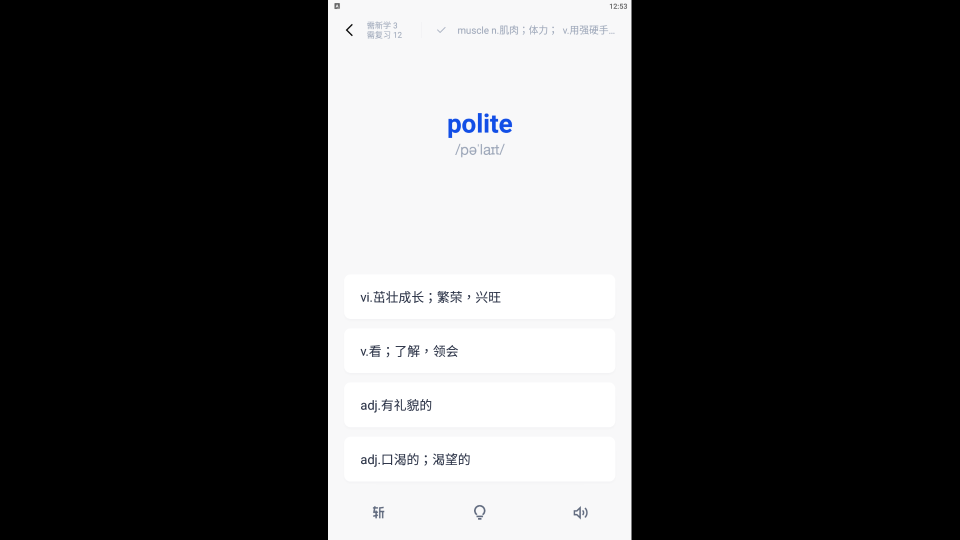
#> input picture testing_images/flashcard_without_pictures.jpg, 1920 x 1080 px (shown at 1/2 size)
$ python detect_rectangles.py
#> lines starting #> are read from the running program, lines starting #| are printed output that depends on the picture; after the words box and inside, x2 and y2 are one past the last pixel; in counts of white or black regions, pixels touching at a corner belong together
#> in main, img is the input picture: shape (1080, 1920, 3); mean B, G, R 78.6, 78.1, 78
import numpy as np
import cv2 as cv

# 設置Kernel
kernel = np.ones((5, 5), np.uint8)

# 设置putText函数字体
font = cv.FONT_HERSHEY_SIMPLEX


# 计算两边夹角额cos值


def angle_cos(p0, p1, p2):
    d1, d2 = (p0-p1).astype('float'), (p2-p1).astype('float')
    return abs(np.dot(d1, d2) / np.sqrt(np.dot(d1, d1)*np.dot(d2, d2)))


def find_squares(img):
    squares = []
    square_centers = []
    img = cv.GaussianBlur(img, (3, 3), 0)

    # img = canny.copy()

    gray = cv.cvtColor(img, cv.COLOR_BGR2GRAY)
    bin = cv.Canny(gray, 5, 10, apertureSize=3)
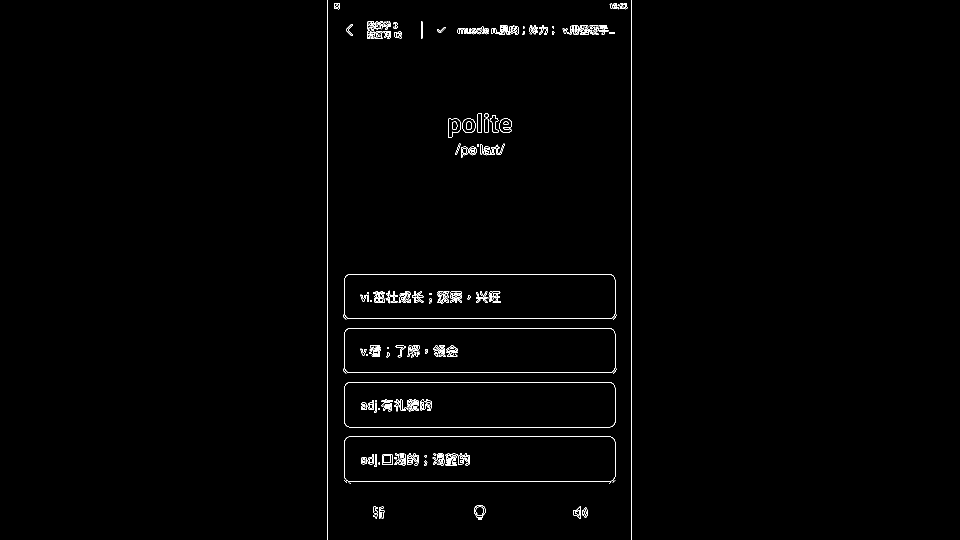
#> bin: shape (1080, 1920) (shown at 1/2 size); 0.83% white in thin lines or dots, all inside (x1, y1, x2, y2) = (655, 0, 1263, 1080)

    imgDialation = cv.dilate(bin, kernel, iterations=2)
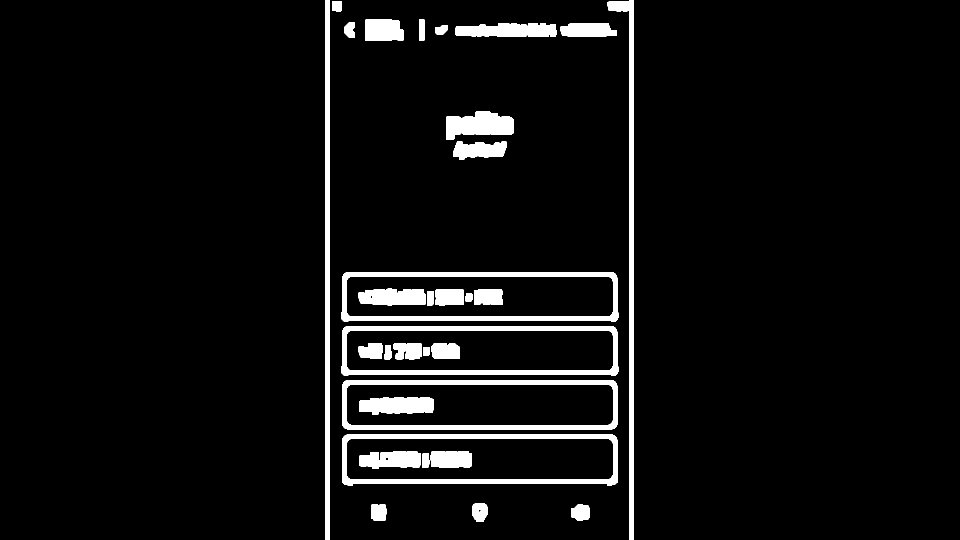
#> imgDialation: shape (1080, 1920) (shown at 1/2 size); 5.5% white; 33 white regions
    # cv.imshow("imgDialation", imgDialation)

    # cv.imshow('canny', bin)

    contours, _hierarchy = cv.findContours(
        imgDialation, cv.RETR_TREE, cv.CHAIN_APPROX_SIMPLE)
#> contours = 41 contours, 2 with area under 20; largest, box (x1, y1, x2, y2) and area: (684, 760, 1235, 859) 53761, (684, 869, 1235, 972) 53412, (682, 652, 1237, 751) 53341, (682, 544, 1237, 643) 53341, (692, 768, 1227, 851) 43633
    print("轮廓数量：%d" % len(contours))
#| 轮廓数量：41
    index = 0
    # 轮廓遍历
    for cnt in contours:
        cnt_len = cv.arcLength(cnt, True)  # 计算轮廓周长
        cnt = cv.approxPolyDP(cnt, 0.02*cnt_len, True)  # 多边形逼近
        # 条件判断逼近边的数量是否为4，轮廓面积是否大于1000，检测轮廓是否为凸的
        if len(cnt) == 4 and cv.contourArea(cnt) > 800:
            M = cv.moments(cnt)  # 计算轮廓的矩
            cx = int(M['m10']/M['m00'])
            cy = int(M['m01']/M['m00'])  # 轮廓重心

            cnt = cnt.reshape(-1, 2)
            max_cos = np.max(
                [angle_cos(cnt[i], cnt[(i+1) % 4], cnt[(i+2) % 4]) for i in range(4)])
            # 只检测矩形（cos90° = 0）
            if max_cos < 0.1:
                # 检测四边形（不限定角度范围）
                # if True:
                index = index + 1
                cv.putText(img, ("#%d" % index), (cx, cy),
                           font, 0.7, (255, 0, 255), 2)
                squares.append(cnt)
                square_centers.append((cx, cy))
#> this loop made 41 passes
#> (cnt_len, cnt, cx, cy, max_cos, index) on pass 26: (175.2, [[871, 580], [871, 609], [927, 608], [926, 579]], 898, 594, 0.0182, 1)
#> (cnt_len, cnt, cx, cy, max_cos) on passes 5, 6, 11, 12, 14, 15: (1297.6, [[684, 879], [696, 971], [1234, 965], [1225, 869]], 961, 920, 0.118), (1212.4, [[692, 887], [1217, 877], [1226, 949], [700, 958]], 959, 917, 0.107), (1279.6, [[684, 770], [694, 858], [1234, 849], [1223, 760]], 959, 809, 0.106), (1213.3, [[692, 778], [1215, 768], [1226, 840], [702, 850]], 958, 809, 0.132), (1289.6, [[684, 662], [687, 750], [1236, 743], [1223, 652]], 959, 701, 0.129), (1211.3, [[692, 670], [1215, 660], [1226, 731], [701, 741]], 958, 700, 0.134)
#> img: shape (1080, 1920, 3); mean of channels 0, 1, 2 78.6, 78.1, 78
#> after the loop, M = moments, m00 2858, centre m10/m00, m01/m00 = (765.9, 60.3); cx = 765; cy = 60; index = 1; max_cos = 0.286; square_centers = [(898, 594)]; squares = [[[871, 580], [871, 609], [927, 608], [926, 579]]]

    return squares, img, square_centers


def main():
    # 输入的图片源
    # img = cv.imread("../testing_images/continue_button.jpg")
    img = cv.imread("../testing_images/flashcard_without_pictures.jpg")
    squares, img, square_centers = find_squares(img)
#> squares = [[[871, 580], [871, 609], [927, 608], [926, 579]]]; square_centers = [(898, 594)]
    print(square_centers)
#| [(898, 594)]
    cv.drawContours(img, squares, -1, (0, 0, 255), 2)
#> img: shape (1080, 1920, 3); mean of channels 0, 1, 2 78.5, 78, 78
    #
    ch = cv.waitKey()
#> (key Esc is pressed here)

    print('Done')


if __name__ == '__main__':
    print(__doc__)
    main()
    cv.destroyAllWindows()

$ run again, with testing_images/muscle.jpg copied over testing_images/flashcard_without_pictures.jpg
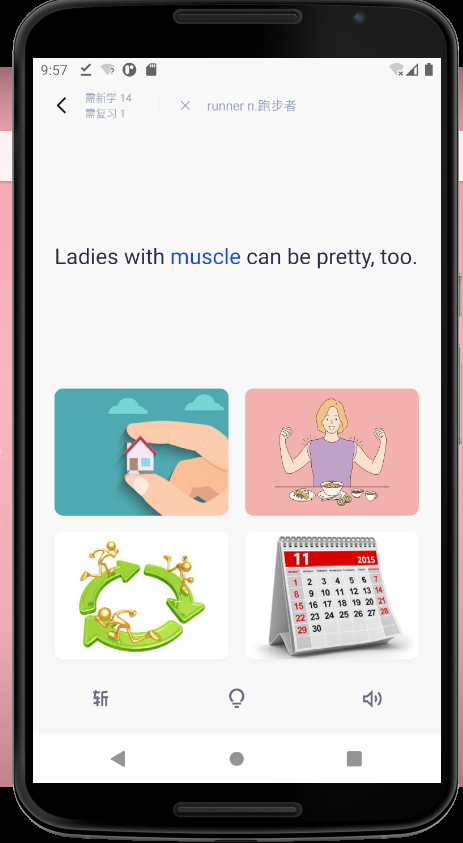
#> input picture testing_images/muscle.jpg, 463 x 843 px
#> in main, img is the input picture: shape (843, 463, 3); mean B, G, R 184.2, 185.7, 188.7
#> in find_squares, `bin = cv.Canny(gray, 5, 10, apertureSize=3)`:
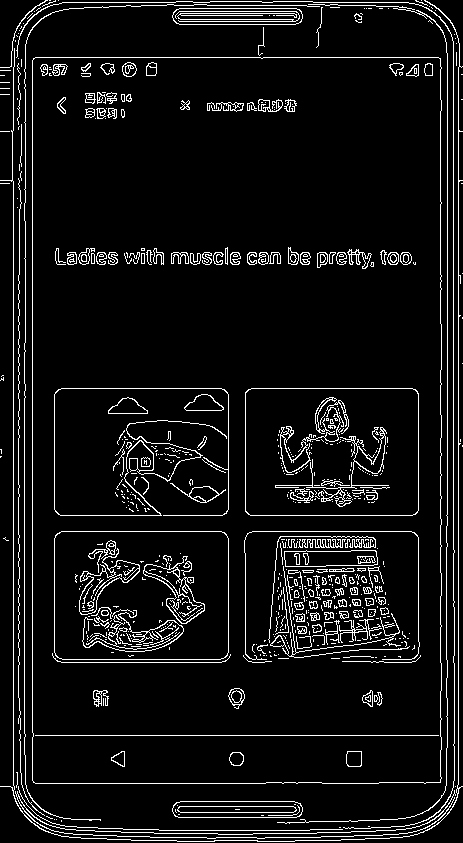
#> bin: shape (843, 463); 7.2% white in thin lines or dots
#> imgDialation: shape (843, 463); 41.8% white; 18 white regions
#> contours = 57 contours, 12 with area under 20; largest, box (x1, y1, x2, y2) and area: (0, 0, 463, 843) 380010, (36, 61, 438, 732) 265194, (48, 527, 235, 667) 25286, (239, 527, 425, 667) 24826, (50, 384, 233, 520) 24510
#| 轮廓数量：57
#> the loop in find_squares, `for cnt in contours:` made 57 passes
#> (cnt_len, cnt, cx, cy, max_cos) on passes 3, 5, 12, 16: (2598.9, [[35, 0], [0, 790], [427, 836], [459, 25]], 231, 413, 0.0678), (877, [[36, 741], [435, 739], [436, 777], [39, 779]], 236, 758, 0.0737), (2256.9, [[37, 75], [436, 80], [435, 731], [37, 730]], 236, 403, 0.0125), (645.5, [[243, 529], [244, 665], [424, 660], [418, 528]], 331, 595, 0.0397)
#> after the loop in find_squares, `for cnt in contours:`: M = moments, m00 1507, centre m10/m00, m01/m00 = (252, 106.5); cx = 251; cy = 106; index = 7; max_cos = 0.232; square_centers = [(231, 413), (236, 758), (236, 403), (331, 595), (141, 596), (331, 451), (140, 451)]; squares = 7 items
#| [(231, 413), (236, 758), (236, 403), (331, 595), (141, 596), (331, 451), (140, 451)]
#> in main, `cv.drawContours(img, squares, -1, (0, 0, 255), 2)`:
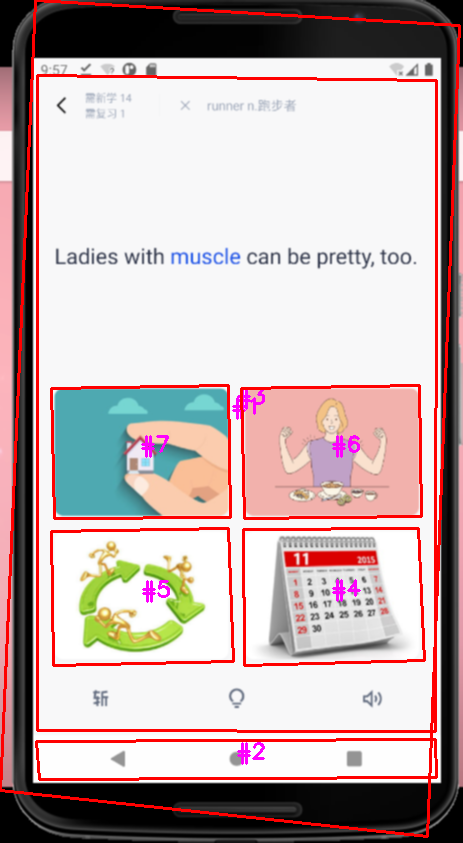
#> img: shape (843, 463, 3); mean of channels 0, 1, 2 172.9, 173.4, 192.6; drawn as B, G, R
